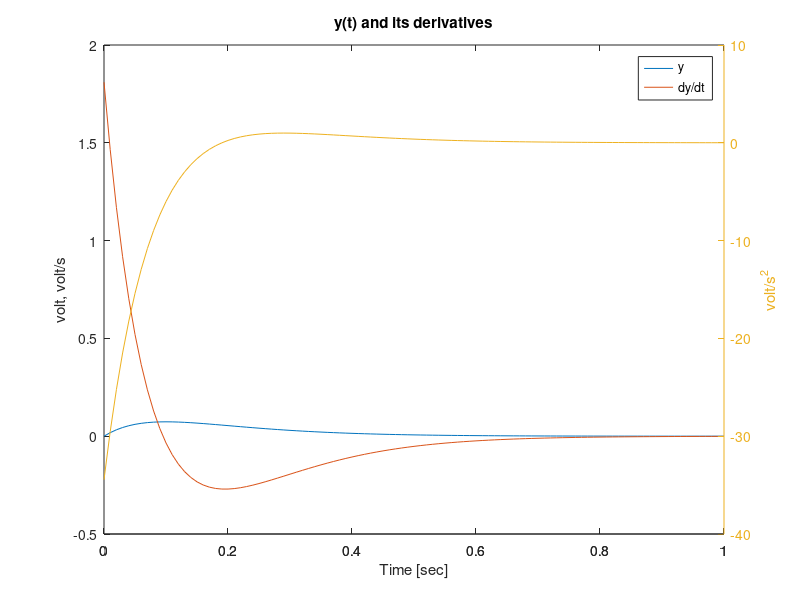

This figure's MATLAB source:
% calculate first two derivatives and plot using plotyy
clc;
clear all;
close all;

dt = 0.01;
t = 0:dt:1;
y = 2*t.*exp(-10*t);
dydt = diff(y)/dt;
dydt(end+1)=dydt(end); %add last value
d2ydt2 = diff(y,2)/dt^2;
d2ydt2(end+(1:2))=d2ydt2(end); %add last value

[hx,h1,h2]=plotyy(t,[y;dydt],t,d2ydt2);
xlabel('Time [sec]')
axes(hx(1));
ylabel('volt, volt/s')
title('y(t) and its derivatives')
legend('y','dy/dt')
axes(hx(2));
ylabel('volt/s^2')

